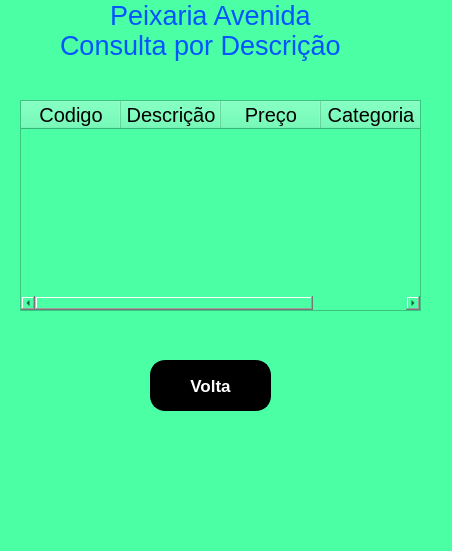
<?xml version="1.0" encoding="UTF-8"?>
<ui version="4.0">
 <class>MainWindow</class>
 <widget class="QMainWindow" name="MainWindow">
  <property name="geometry">
   <rect>
    <x>0</x>
    <y>0</y>
    <width>452</width>
    <height>551</height>
   </rect>
  </property>
  <property name="windowTitle">
   <string>MainWindow</string>
  </property>
  <property name="styleSheet">
   <string notr="true">background-color: rgb(75, 255, 165);</string>
  </property>
  <widget class="QWidget" name="centralwidget">
   <widget class="QLabel" name="label_2">
    <property name="geometry">
     <rect>
      <x>200</x>
      <y>50</y>
      <width>31</width>
      <height>61</height>
     </rect>
    </property>
    <property name="text">
     <string/>
    </property>
    <property name="pixmap">
     <pixmap>usuario.png</pixmap>
    </property>
   </widget>
   <widget class="QLabel" name="label_5">
    <property name="geometry">
     <rect>
      <x>110</x>
      <y>0</y>
      <width>201</width>
      <height>31</height>
     </rect>
    </property>
    <property name="font">
     <font>
      <pointsize>20</pointsize>
     </font>
    </property>
    <property name="styleSheet">
     <string notr="true">color: rgb(0, 85, 255);</string>
    </property>
    <property name="text">
     <string>Peixaria Avenida</string>
    </property>
   </widget>
   <widget class="QPushButton" name="pushButton_6">
    <property name="geometry">
     <rect>
      <x>150</x>
      <y>360</y>
      <width>121</width>
      <height>51</height>
     </rect>
    </property>
    <property name="font">
     <font>
      <pointsize>13</pointsize>
      <weight>75</weight>
      <bold>true</bold>
     </font>
    </property>
    <property name="styleSheet">
     <string notr="true">background-color: rgb(555, 102, 255);
color: rgb(255, 255, 255);
border-style: outset;
border-width: 2px;
border-radius: 15px;
border-color: black;</string>
    </property>
    <property name="text">
     <string>Volta</string>
    </property>
   </widget>
   <widget class="QLabel" name="label_6">
    <property name="geometry">
     <rect>
      <x>60</x>
      <y>30</y>
      <width>311</width>
      <height>31</height>
     </rect>
    </property>
    <property name="font">
     <font>
      <pointsize>20</pointsize>
     </font>
    </property>
    <property name="styleSheet">
     <string notr="true">color: rgb(0, 85, 255);</string>
    </property>
    <property name="text">
     <string>Consulta por Descrição</string>
    </property>
   </widget>
   <widget class="QTableWidget" name="tableWidget">
    <property name="geometry">
     <rect>
      <x>20</x>
      <y>100</y>
      <width>401</width>
      <height>211</height>
     </rect>
    </property>
    <column>
     <property name="text">
      <string>Codigo</string>
     </property>
     <property name="font">
      <font>
       <pointsize>15</pointsize>
      </font>
     </property>
     <property name="background">
      <color alpha="225">
       <red>0</red>
       <green>85</green>
       <blue>225</blue>
      </color>
     </property>
    </column>
    <column>
     <property name="text">
      <string>Descrição</string>
     </property>
     <property name="font">
      <font>
       <pointsize>15</pointsize>
      </font>
     </property>
     <property name="background">
      <color alpha="225">
       <red>0</red>
       <green>85</green>
       <blue>225</blue>
      </color>
     </property>
    </column>
    <column>
     <property name="text">
      <string>Preço</string>
     </property>
     <property name="font">
      <font>
       <pointsize>15</pointsize>
      </font>
     </property>
     <property name="background">
      <color alpha="225">
       <red>0</red>
       <green>85</green>
       <blue>225</blue>
      </color>
     </property>
    </column>
    <column>
     <property name="text">
      <string>Categoria</string>
     </property>
     <property name="font">
      <font>
       <pointsize>15</pointsize>
      </font>
     </property>
     <property name="background">
      <color alpha="225">
       <red>0</red>
       <green>85</green>
       <blue>225</blue>
      </color>
     </property>
    </column>
   </widget>
  </widget>
  <widget class="QMenuBar" name="menubar">
   <property name="geometry">
    <rect>
     <x>0</x>
     <y>0</y>
     <width>452</width>
     <height>22</height>
    </rect>
   </property>
  </widget>
  <widget class="QStatusBar" name="statusbar"/>
 </widget>
 <resources/>
 <connections/>
</ui>
